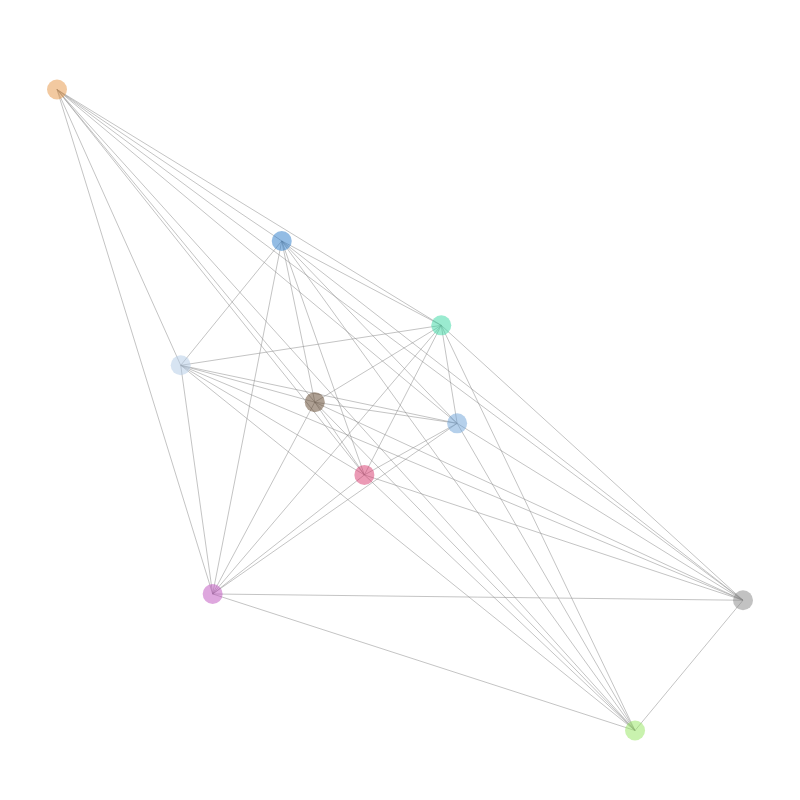

Source (notebook cell):
### Code cell
fig = draw_plotly_graphx(H, pos=pos, node_colors =node_color_plotly, node_sizes = 20)
fig.show()

### Figure 1 — Plotly figure (JSON) as saved in the notebook; plotly's stock layout.template omitted (floating-point values rounded to 4 significant figures)
{"data": [{"line": {"color": "#888", "shape": "spline", "simplify": true, "smoothing": 0.2, "width": 0.5}, "mode": "lines", "type": "scatter", "x": [0.2093, -0.1278, null], "y": [0.003812, 0.06697, null]}, {"line": {"color": "#888", "shape": "spline", "simplify": true, "smoothing": 0.2, "width": 0.5}, "mode": "lines", "type": "scatter", "x": [0.2093, 0.1717, null], "y": [0.003812, 0.2962, null]}, {"line": {"color": "#888", "shape": "spline", "simplify": true, "smoothing": 0.2, "width": 0.5}, "mode": "lines", "type": "scatter", "x": [0.2093, -0.4453, null], "y": [0.003812, 0.177, null]}, {"line": {"color": "#888", "shape": "spline", "simplify": true, "smoothing": 0.2, "width": 0.5}, "mode": "lines", "type": "scatter", "x": [0.2093, -0.01036, null], "y": [0.003812, -0.1501, null]}, {"line": {"color": "#888", "shape": "spline", "simplify": true, "smoothing": 0.2, "width": 0.5}, "mode": "lines", "type": "scatter", "x": [0.2093, -0.2061, null], "y": [0.003812, 0.5481, null]}, {"line": {"color": "#888", "shape": "spline", "simplify": true, "smoothing": 0.2, "width": 0.5}, "mode": "lines", "type": "scatter", "x": [0.2093, 0.2093, null], "y": [0.003812, 0.003812, null]}, {"line": {"color": "#888", "shape": "spline", "simplify": true, "smoothing": 0.2, "width": 0.5}, "mode": "lines", "type": "scatter", "x": [0.2093, -0.7383, null], "y": [0.003812, 1, null]}, {"line": {"color": "#888", "shape": "spline", "simplify": true, "smoothing": 0.2, "width": 0.5}, "mode": "lines", "type": "scatter", "x": [0.2093, -0.3697, null], "y": [0.003812, -0.5053, null]}, {"line": {"color": "#888", "shape": "spline", "simplify": true, "smoothing": 0.2, "width": 0.5}, "mode": "lines", "type": "scatter", "x": [0.2093, 0.8862, null], "y": [0.003812, -0.524, null]}, {"line": {"color": "#888", "shape": "spline", "simplify": true, "smoothing": 0.2, "width": 0.5}, "mode": "lines", "type": "scatter", "x": [0.2093, 0.6305, null], "y": [0.003812, -0.9127, null]}, {"line": {"color": "#888", "shape": "spline", "simplify": true, "smoothing": 0.2, "width": 0.5}, "mode": "lines", "type": "scatter", "x": [0.6305, -0.1278, null], "y": [-0.9127, 0.06697, null]}, {"line": {"color": "#888", "shape": "spline", "simplify": true, "smoothing": 0.2, "width": 0.5}, "mode": "lines", "type": "scatter", "x": [0.6305, 0.1717, null], "y": [-0.9127, 0.2962, null]}, {"line": {"color": "#888", "shape": "spline", "simplify": true, "smoothing": 0.2, "width": 0.5}, "mode": "lines", "type": "scatter", "x": [0.6305, -0.4453, null], "y": [-0.9127, 0.177, null]}, {"line": {"color": "#888", "shape": "spline", "simplify": true, "smoothing": 0.2, "width": 0.5}, "mode": "lines", "type": "scatter", "x": [0.6305, -0.01036, null], "y": [-0.9127, -0.1501, null]}, {"line": {"color": "#888", "shape": "spline", "simplify": true, "smoothing": 0.2, "width": 0.5}, "mode": "lines", "type": "scatter", "x": [0.6305, -0.2061, null], "y": [-0.9127, 0.5481, null]}, {"line": {"color": "#888", "shape": "spline", "simplify": true, "smoothing": 0.2, "width": 0.5}, "mode": "lines", "type": "scatter", "x": [0.6305, -0.3697, null], "y": [-0.9127, -0.5053, null]}, {"line": {"color": "#888", "shape": "spline", "simplify": true, "smoothing": 0.2, "width": 0.5}, "mode": "lines", "type": "scatter", "x": [0.6305, 0.6305, null], "y": [-0.9127, -0.9127, null]}, {"line": {"color": "#888", "shape": "spline", "simplify": true, "smoothing": 0.2, "width": 0.5}, "mode": "lines", "type": "scatter", "x": [0.6305, 0.8862, null], "y": [-0.9127, -0.524, null]}, {"line": {"color": "#888", "shape": "spline", "simplify": true, "smoothing": 0.2, "width": 0.5}, "mode": "lines", "type": "scatter", "x": [0.6305, -0.7383, null], "y": [-0.9127, 1, null]}, {"line": {"color": "#888", "shape": "spline", "simplify": true, "smoothing": 0.2, "width": 0.5}, "mode": "lines", "type": "scatter", "x": [-0.3697, -0.1278, null], "y": [-0.5053, 0.06697, null]}, {"line": {"color": "#888", "shape": "spline", "simplify": true, "smoothing": 0.2, "width": 0.5}, "mode": "lines", "type": "scatter", "x": [-0.3697, 0.1717, null], "y": [-0.5053, 0.2962, null]}, {"line": {"color": "#888", "shape": "spline", "simplify": true, "smoothing": 0.2, "width": 0.5}, "mode": "lines", "type": "scatter", "x": [-0.3697, -0.4453, null], "y": [-0.5053, 0.177, null]}, {"line": {"color": "#888", "shape": "spline", "simplify": true, "smoothing": 0.2, "width": 0.5}, "mode": "lines", "type": "scatter", "x": [-0.3697, -0.01036, null], "y": [-0.5053, -0.1501, null]}, {"line": {"color": "#888", "shape": "spline", "simplify": true, "smoothing": 0.2, "width": 0.5}, "mode": "lines", "type": "scatter", "x": [-0.3697, -0.2061, null], "y": [-0.5053, 0.5481, null]}, {"line": {"color": "#888", "shape": "spline", "simplify": true, "smoothing": 0.2, "width": 0.5}, "mode": "lines", "type": "scatter", "x": [-0.3697, -0.3697, null], "y": [-0.5053, -0.5053, null]}, {"line": {"color": "#888", "shape": "spline", "simplify": true, "smoothing": 0.2, "width": 0.5}, "mode": "lines", "type": "scatter", "x": [-0.3697, -0.7383, null], "y": [-0.5053, 1, null]}, {"line": {"color": "#888", "shape": "spline", "simplify": true, "smoothing": 0.2, "width": 0.5}, "mode": "lines", "type": "scatter", "x": [-0.3697, 0.8862, null], "y": [-0.5053, -0.524, null]}, {"line": {"color": "#888", "shape": "spline", "simplify": true, "smoothing": 0.2, "width": 0.5}, "mode": "lines", "type": "scatter", "x": [-0.7383, -0.1278, null], "y": [1, 0.06697, null]}, {"line": {"color": "#888", "shape": "spline", "simplify": true, "smoothing": 0.2, "width": 0.5}, "mode": "lines", "type": "scatter", "x": [-0.7383, 0.1717, null], "y": [1, 0.2962, null]}, {"line": {"color": "#888", "shape": "spline", "simplify": true, "smoothing": 0.2, "width": 0.5}, "mode": "lines", "type": "scatter", "x": [-0.7383, -0.4453, null], "y": [1, 0.177, null]}, {"line": {"color": "#888", "shape": "spline", "simplify": true, "smoothing": 0.2, "width": 0.5}, "mode": "lines", "type": "scatter", "x": [-0.7383, -0.01036, null], "y": [1, -0.1501, null]}, {"line": {"color": "#888", "shape": "spline", "simplify": true, "smoothing": 0.2, "width": 0.5}, "mode": "lines", "type": "scatter", "x": [-0.7383, -0.2061, null], "y": [1, 0.5481, null]}, {"line": {"color": "#888", "shape": "spline", "simplify": true, "smoothing": 0.2, "width": 0.5}, "mode": "lines", "type": "scatter", "x": [-0.7383, -0.7383, null], "y": [1, 1, null]}, {"line": {"color": "#888", "shape": "spline", "simplify": true, "smoothing": 0.2, "width": 0.5}, "mode": "lines", "type": "scatter", "x": [-0.7383, 0.8862, null], "y": [1, -0.524, null]}, {"line": {"color": "#888", "shape": "spline", "simplify": true, "smoothing": 0.2, "width": 0.5}, "mode": "lines", "type": "scatter", "x": [0.1717, -0.1278, null], "y": [0.2962, 0.06697, null]}, {"line": {"color": "#888", "shape": "spline", "simplify": true, "smoothing": 0.2, "width": 0.5}, "mode": "lines", "type": "scatter", "x": [0.1717, 0.1717, null], "y": [0.2962, 0.2962, null]}, {"line": {"color": "#888", "shape": "spline", "simplify": true, "smoothing": 0.2, "width": 0.5}, "mode": "lines", "type": "scatter", "x": [0.1717, -0.01036, null], "y": [0.2962, -0.1501, null]}, {"line": {"color": "#888", "shape": "spline", "simplify": true, "smoothing": 0.2, "width": 0.5}, "mode": "lines", "type": "scatter", "x": [0.1717, -0.2061, null], "y": [0.2962, 0.5481, null]}, {"line": {"color": "#888", "shape": "spline", "simplify": true, "smoothing": 0.2, "width": 0.5}, "mode": "lines", "type": "scatter", "x": [0.1717, 0.8862, null], "y": [0.2962, -0.524, null]}, {"line": {"color": "#888", "shape": "spline", "simplify": true, "smoothing": 0.2, "width": 0.5}, "mode": "lines", "type": "scatter", "x": [0.1717, -0.4453, null], "y": [0.2962, 0.177, null]}, {"line": {"color": "#888", "shape": "spline", "simplify": true, "smoothing": 0.2, "width": 0.5}, "mode": "lines", "type": "scatter", "x": [-0.1278, -0.1278, null], "y": [0.06697, 0.06697, null]}, {"line": {"color": "#888", "shape": "spline", "simplify": true, "smoothing": 0.2, "width": 0.5}, "mode": "lines", "type": "scatter", "x": [-0.1278, -0.4453, null], "y": [0.06697, 0.177, null]}, {"line": {"color": "#888", "shape": "spline", "simplify": true, "smoothing": 0.2, "width": 0.5}, "mode": "lines", "type": "scatter", "x": [-0.1278, -0.01036, null], "y": [0.06697, -0.1501, null]}, {"line": {"color": "#888", "shape": "spline", "simplify": true, "smoothing": 0.2, "width": 0.5}, "mode": "lines", "type": "scatter", "x": [-0.1278, -0.2061, null], "y": [0.06697, 0.5481, null]}, {"line": {"color": "#888", "shape": "spline", "simplify": true, "smoothing": 0.2, "width": 0.5}, "mode": "lines", "type": "scatter", "x": [-0.1278, 0.8862, null], "y": [0.06697, -0.524, null]}, {"line": {"color": "#888", "shape": "spline", "simplify": true, "smoothing": 0.2, "width": 0.5}, "mode": "lines", "type": "scatter", "x": [0.8862, -0.4453, null], "y": [-0.524, 0.177, null]}, {"line": {"color": "#888", "shape": "spline", "simplify": true, "smoothing": 0.2, "width": 0.5}, "mode": "lines", "type": "scatter", "x": [0.8862, -0.01036, null], "y": [-0.524, -0.1501, null]}, {"line": {"color": "#888", "shape": "spline", "simplify": true, "smoothing": 0.2, "width": 0.5}, "mode": "lines", "type": "scatter", "x": [0.8862, -0.2061, null], "y": [-0.524, 0.5481, null]}, {"line": {"color": "#888", "shape": "spline", "simplify": true, "smoothing": 0.2, "width": 0.5}, "mode": "lines", "type": "scatter", "x": [0.8862, 0.8862, null], "y": [-0.524, -0.524, null]}, {"line": {"color": "#888", "shape": "spline", "simplify": true, "smoothing": 0.2, "width": 0.5}, "mode": "lines", "type": "scatter", "x": [-0.4453, -0.4453, null], "y": [0.177, 0.177, null]}, {"line": {"color": "#888", "shape": "spline", "simplify": true, "smoothing": 0.2, "width": 0.5}, "mode": "lines", "type": "scatter", "x": [-0.4453, -0.01036, null], "y": [0.177, -0.1501, null]}, {"line": {"color": "#888", "shape": "spline", "simplify": true, "smoothing": 0.2, "width": 0.5}, "mode": "lines", "type": "scatter", "x": [-0.4453, -0.2061, null], "y": [0.177, 0.5481, null]}, {"line": {"color": "#888", "shape": "spline", "simplify": true, "smoothing": 0.2, "width": 0.5}, "mode": "lines", "type": "scatter", "x": [-0.01036, -0.01036, null], "y": [-0.1501, -0.1501, null]}, {"line": {"color": "#888", "shape": "spline", "simplify": true, "smoothing": 0.2, "width": 0.5}, "mode": "lines", "type": "scatter", "x": [-0.01036, -0.2061, null], "y": [-0.1501, 0.5481, null]}, {"line": {"color": "#888", "shape": "spline", "simplify": true, "smoothing": 0.2, "width": 0.5}, "mode": "lines", "type": "scatter", "x": [-0.2061, -0.2061, null], "y": [0.5481, 0.5481, null]}, {"hoverinfo": "text", "marker": {"color": ["rgba(107, 162, 216, 0.5)", "rgba(148, 230, 94, 0.5)", "rgba(189, 80, 189, 0.5)", "rgba(230, 148, 66, 0.5)", "rgba(53, 216, 162, 0.5)", "rgba(94, 66, 39, 0.5)", "rgba(134, 134, 134, 0.5)", "rgba(175, 202, 230, 0.5)", "rgba(216, 53, 107, 0.5)", "rgba(39, 121, 202, 0.5)"], "colorscale": [[0, "rgb(255,255,204)"], [0.125, "rgb(255,237,160)"], [0.25, "rgb(254,217,118)"], [0.375, "rgb(254,178,76)"], [0.5, "rgb(253,141,60)"], [0.625, "rgb(252,78,42)"], [0.75, "rgb(227,26,28)"], [0.875, "rgb(189,0,38)"], [1, "rgb(128,0,38)"]], "line": {"width": 0}, "reversescale": false, "size": 20}, "mode": "markers", "text": ["adjacent connections: 10", "adjacent connections: 10", "adjacent connections: 10", "adjacent connections: 10", "adjacent connections: 10", "adjacent connections: 10", "adjacent connections: 10", "adjacent connections: 10", "adjacent connections: 10", "adjacent connections: 10"], "type": "scatter", "x": [0.2093, 0.6305, -0.3697, -0.7383, 0.1717, -0.1278, 0.8862, -0.4453, -0.01036, -0.2061], "y": [0.003812, -0.9127, -0.5053, 1, 0.2962, 0.06697, -0.524, 0.177, -0.1501, 0.5481]}], "layout": {"coloraxis": {"showscale": false}, "height": 800, "hovermode": "closest", "margin": {"b": 20, "l": 5, "r": 5, "t": 40}, "plot_bgcolor": "white", "showlegend": false, "title": {"font": {"size": 16}, "x": 0.5, "xanchor": "center", "yanchor": "top"}, "width": 800, "xaxis": {"autorange": true, "range": [-0.8615, 1.009], "showgrid": false, "showticklabels": false, "type": "linear", "zeroline": false}, "yaxis": {"autorange": true, "range": [-1.06, 1.148], "showgrid": false, "showticklabels": false, "type": "linear", "zeroline": false}}}
